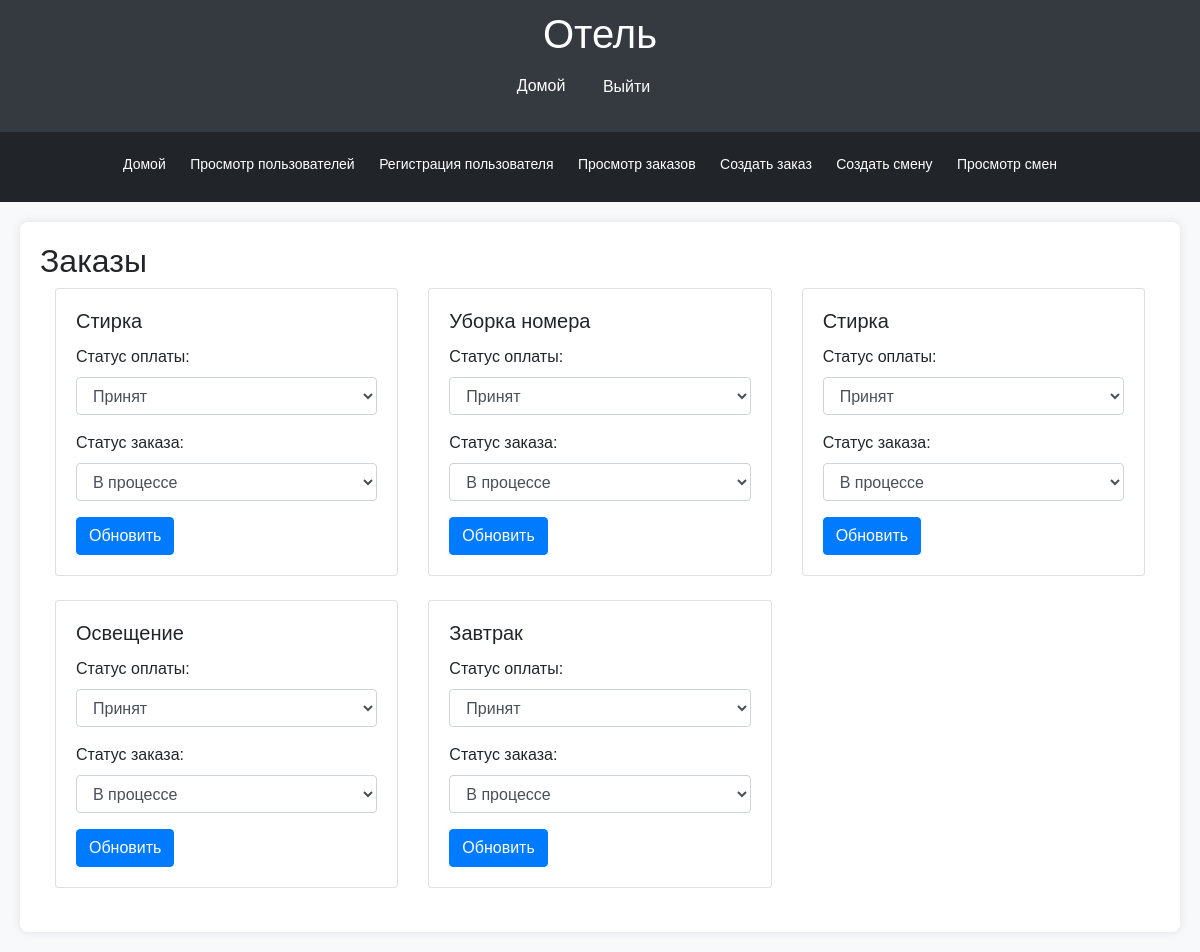
Screenshot of /orders/ (signed in) with the database file from the repository.
### hotel/models.py (models this page shows)
class Order(models.Model):
    STATUS_CHOICES = (
        ('в_процессе', 'В процессе'),
        ('готов', 'Готов'),
    )
    PAYMENT_STATUS_CHOICES = (
        ('принят', 'Принят'),
        ('оплачен', 'Оплачен'),
    )
    created_by = models.ForeignKey(User, related_name='orders', on_delete=models.CASCADE)  # Создатель заказа
    status = models.CharField(max_length=20, choices=STATUS_CHOICES, default='preparing')  # Статус заказа
    created_at = models.DateTimeField(auto_now_add=True)  # Дата создания заказа
    updated_at = models.DateTimeField(auto_now=True)  # Дата последнего обновления заказа
    details = models.TextField()  # Детали заказа
    room_num = models.CharField(max_length=7, default=1)  # Номер комнаты
    amount_clients = models.IntegerField(default=1)  # Количество клиентов
    payment_status = models.CharField(max_length=20, choices=PAYMENT_STATUS_CHOICES, default='pending')  # Статус оплаты

### hotel/views.py (the view)
# urls.py: path('orders/', view_orders, name='view_orders'),
@login_required
def view_orders(request):
    if request.user.role not in ['manager','менеджер',  'сотрудник_предоставления_услуг', 'сотрудник_обслуживания_номеров']:
        return redirect('home')
    orders = Order.objects.all()  # Получение всех заказов
    return render(request, 'hotel/view_orders.html', {'orders': orders})

### hotel/templates/hotel/view_orders.html (shortened to what this page needs)
{% extends 'base_generic.html' %}
{% block content %}
  <h2>Заказы</h2>
  <div class="container">
    <div class="row">
      {% for order in orders %}
        <div class="col-md-4 mb-4">
          <div class="card">
            <div class="card-body">
              <h5 class="card-title">{{ order.details }}</h5>
              {% if user.role == 'manager' %}
              <form method="post" action="{% url 'view_orders' %}">
                  <div class="form-group">
                    <label for="payment_status_{{ order.id }}">Статус оплаты:</label>
                    <select name="payment_status" id="payment_status_{{ order.id }}" class="form-control">
                      <option value="Принят"{% if order.payment_status == 'Принят' %} selected{% endif %}>Принят</option>
                    </select>
                  </div>
                  <div class="form-group">
                    <label for="status_{{ order.id }}">Статус заказа:</label>
                    <select name="status" id="status_{{ order.id }}" class="form-control">
                      <option value="В процессе"{% if order.status == 'В процессе' %} selected{% endif %}>В процессе</option>
                    </select>
                  </div>
                  <button type="submit" class="btn btn-primary">Обновить</button>
                </form>
              {% endif %}
            </div>
          </div>
        </div>
      {% endfor %}
    </div>
  </div>
{% endblock %}

### hotel/templates/base_generic.html (style rules this page uses)
body { font-family: Arial, sans-serif; background-color: #f8f9fa; margin: 0; padding: 0; }

### rows the page displays
Order: details "Стирка", payment_status "Принят", status "В процессе"
Order: details "Уборка номера", payment_status "Принят", status "В процессе"
Order: details "Стирка", payment_status "Принят", status "В процессе"
Order: details "Освещение", payment_status "Принят", status "В процессе"
Order: details "Завтрак", payment_status "Принят", status "В процессе"
